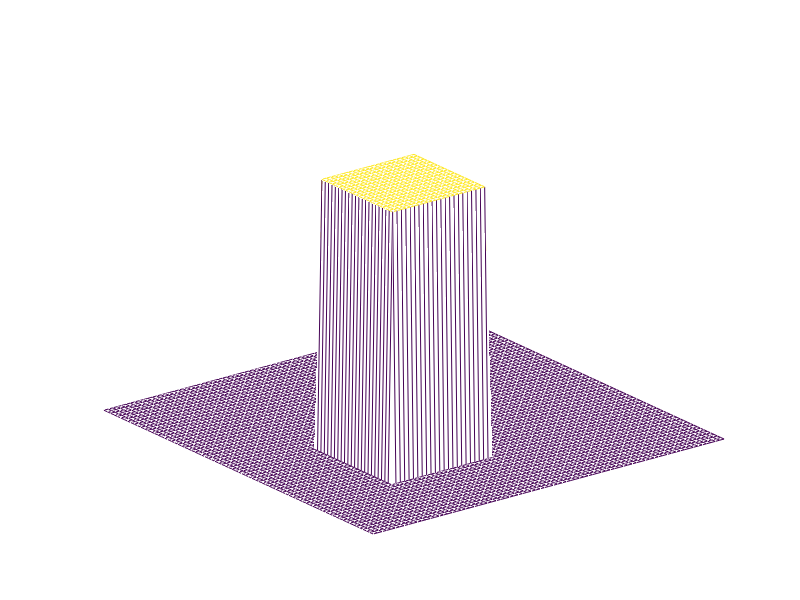

Reproduce this figure in MATLAB. (Note: this script raises an error after producing the figure.)
nx = 81;
ny = 81;
nt = 100;
c = 1;
dx = 2/(nx-1);
dy = 2/(ny-1);
sigma = .2;
dt = sigma*dx;

x = linspace(0, 2, nx);
y = linspace(0, 2, ny);

% Initial conditions
u = ones(ny, nx);
u(fix(.5/dy):fix(1/dy+1), fix(.5/dx):fix(1/dx+1)) = 2;
[nx, ny] = size(u);
mesh(y, x, u)
%imagesc(u);axis('square')
set(gca,'nextplot','replacechildren','visible','off')
f=getframe;
[im,map] = rgb2ind(f.cdata,256,'nodither');
im(1,1,1,nt) = 0;

for t=1:nt
    un = u;
    for j=1:ny
        for i=1:nx
            u(j,i) = (un(j,i) - (c*dt / dx * (un(j,i) - un(j, mod((i-1)-1, ny)+1))) - ...
                                (c*dt / dy * (un(j,i) - un(mod((j-1)-1, nx)+1, i))));
            u(1 , :) = 1;
            u(ny, :) = 1;
            u(: , 1) = 1;
            u(: ,nx) = 1;
        end
    end
    mesh(y, x, u);
    %imagesc(u); axis('square')
    f = getframe;
    im(:,:,1,t) = rgb2ind(f.cdata,map,'nodither');
end
imwrite(im,map,'wave5.gif','DelayTime',0.1,'LoopCount',1)
